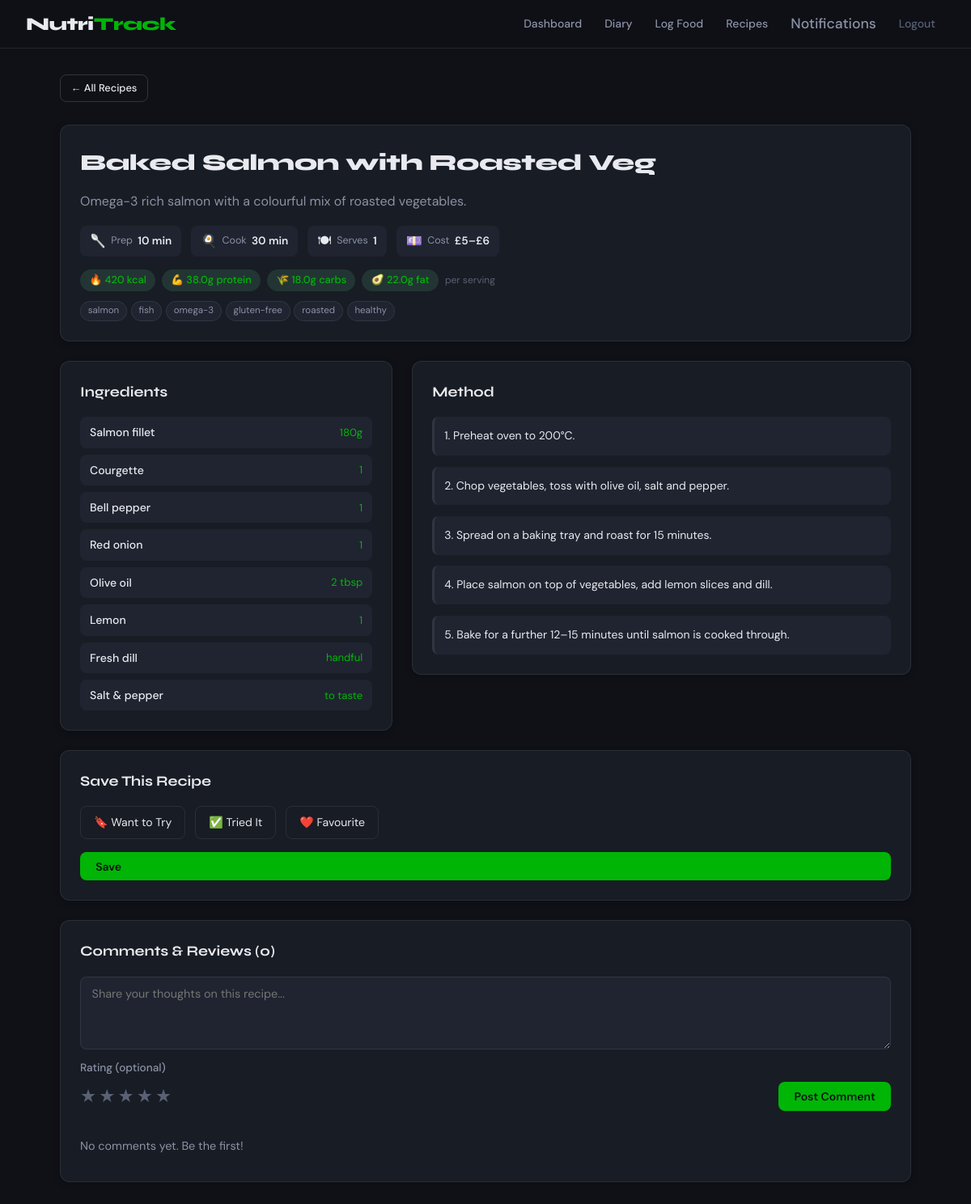
/recipe/4 (signed in), run on the app's committed database.
### app.py (models this page shows, shortened)
class Recipe(db.Model):
    id = db.Column(db.Integer, primary_key=True)
    title = db.Column(db.String(200), nullable=False)
    description = db.Column(db.Text, nullable=True)
    ingredients = db.Column(db.Text, nullable=False)  # stored as JSON string
    instructions = db.Column(db.Text, nullable=False)
    cook_time_mins = db.Column(db.Integer, nullable=True)
    prep_time_mins = db.Column(db.Integer, nullable=True)
    servings = db.Column(db.Integer, nullable=True, default=2)
    cost_estimate = db.Column(db.String(20), nullable=True)
    calories_per_serving = db.Column(db.Float, nullable=True)
    protein_per_serving = db.Column(db.Float, nullable=True)
    carbs_per_serving = db.Column(db.Float, nullable=True)
    fat_per_serving = db.Column(db.Float, nullable=True)
    tags = db.Column(db.String(300), nullable=True)  # comma separated
    image_url = db.Column(db.String(500), nullable=True)
    created_by = db.Column(db.Integer, db.ForeignKey("user.id"), nullable=True)
    created = db.Column(db.DateTime, default=datetime.utcnow)
    comments = db.relationship("RecipeComment", backref="recipe", lazy=True)
    def average_rating(self):
        if not self.comments:
            return None
        rated = [c.rating for c in self.comments if c.rating is not None]
        if not rated:
            return None
        return round(sum(rated) / len(rated), 1)

### app.py (the view)
@app.route("/recipe/<int:recipe_id>")
@login_required
def view_recipe(recipe_id):
    user = get_current_user()
    recipe = Recipe.query.get_or_404(recipe_id)
    comments = RecipeComment.query.filter_by(recipe_id=recipe_id).order_by(
        RecipeComment.created.desc()
    ).all()
    ingredients = json.loads(recipe.ingredients) if recipe.ingredients else []
    return render_template("view-recipe.html", user=user, recipe=recipe,
                           ingredients=ingredients, comments=comments)

### app.py (called while the page is built)
def login_required(f):
    @wraps(f)
    def decorated(*args, **kwargs):
        user = get_current_user()
        if user is None:
            session.clear()
            flash("Please log in to access this page.", "warning")
            return redirect(url_for("login"))
        return f(*args, **kwargs)
    return decorated

def get_current_user():
    if "user_id" not in session:
        return None
    user = User.query.get(session["user_id"])
    if user is None:
        session.clear()
        return None
    return user

@app.context_processor
def inject_globals():
    return {
        "current_user": get_current_user()
    }

### templates/view-recipe.html (shortened to what this page needs)
{% extends "base.html" %}
{% block content %}
<div class="page-header">
    <a href="{{ url_for('recipes') }}" class="btn btn-outline btn-sm">← All Recipes</a>
</div>
<div class="recipe-detail-header card">
    <div class="recipe-detail-title-row">
        <h1 class="recipe-detail-title">{{ recipe.title }}</h1>
    </div>
    {% if recipe.description %}
        <p class="recipe-detail-desc">{{ recipe.description }}</p>
    {% endif %}
    <div class="recipe-info-chips">
        {% if recipe.prep_time_mins %}
            <div class="info-chip">
                <span class="chip-icon">🥄</span>
                <span class="chip-label">Prep</span>
                <span class="chip-value">{{ recipe.prep_time_mins }} min</span>
            </div>
        {% endif %}
        {% if recipe.cook_time_mins %}
            <div class="info-chip">
                <span class="chip-icon">🍳</span>
                <span class="chip-label">Cook</span>
                <span class="chip-value">{{ recipe.cook_time_mins }} min</span>
            </div>
        {% endif %}
        {% if recipe.servings %}
            <div class="info-chip">
                <span class="chip-icon">🍽</span>
                <span class="chip-label">Serves</span>
                <span class="chip-value">{{ recipe.servings }}</span>
            </div>
        {% endif %}
        {% if recipe.cost_estimate %}
            <div class="info-chip">
                <span class="chip-icon">💷</span>
                <span class="chip-label">Cost</span>
                <span class="chip-value">{{ recipe.cost_estimate }}</span>
            </div>
        {% endif %}
    </div>
    {% if recipe.calories_per_serving %}
    <div class="recipe-nutrition-strip">
        <div class="nutrition-chip">🔥 {{ recipe.calories_per_serving | int }} kcal</div>
        {% if recipe.protein_per_serving %}<div class="nutrition-chip">💪 {{ recipe.protein_per_serving }}g protein</div>{% endif %}
        {% if recipe.carbs_per_serving %}<div class="nutrition-chip">🌾 {{ recipe.carbs_per_serving }}g carbs</div>{% endif %}
        {% if recipe.fat_per_serving %}<div class="nutrition-chip">🥑 {{ recipe.fat_per_serving }}g fat</div>{% endif %}
        <small class="per-serving-note">per serving</small>
    </div>
    {% endif %}
    {% if recipe.tags %}
    <div class="recipe-tags">
        {% for t in recipe.tags.split(',') %}
            <a href="{{ url_for('recipes', tag=t.strip()) }}" class="tag">{{ t.strip() }}</a>
        {% endfor %}
    </div>
    {% endif %}
</div>
<div class="recipe-body">
    <div class="card recipe-section">
        <h2 class="card-title">Ingredients</h2>
        <ul class="ingredient-list">
            {% for ing in ingredients %}
            <li class="ingredient-item">
                <span class="ingredient-name">{{ ing.name }}</span>
                <span class="ingredient-amount">{{ ing.amount }}</span>
            </li>
            {% endfor %}
        </ul>
    </div>
    <div class="card recipe-section">
        <h2 class="card-title">Method</h2>
        <div class="instructions">
            {% for step in recipe.instructions.split('\n') %}
                {% if step.strip() %}
                    <p class="instruction-step">{{ step.strip() }}</p>
                {% endif %}
            {% endfor %}
        </div>
    </div>
</div>
{% if session.role == 'subscriber' %}
<div class="card section-gap">
    <h2 class="card-title">Save This Recipe</h2>
    <form method="POST" action="{{ url_for('save_recipe', recipe_id=recipe.id) }}" class="save-form">
        <div class="save-options">
            {% for status, label, icon in [('want_to_try','Want to Try','🔖'), ('tried','Tried It','✅'), ('favourite','Favourite','❤️')] %}
            <label class="save-option {% if saved_status == status %}save-option--active{% endif %}">
                <span>{{ icon }} {{ label }}</span>
            </label>
            {% endfor %}
        </div>
        <button type="submit" class="btn btn-primary">Save</button>
    </form>
</div>
{% endif %}
<div class="card section-gap">
    <h2 class="card-title">Comments & Reviews ({{ comments | length }})</h2>
    <form method="POST" action="{{ url_for('add_recipe_comment', recipe_id=recipe.id) }}" class="comment-form">
        <div class="form-group">
            <textarea name="comment" rows="3" placeholder="Share your thoughts on this recipe..." required></textarea>
        </div>
        <div class="form-row rating-row">
            <div class="form-group">
                <label>Rating (optional)</label>
                <div class="star-rating">
                    {% for i in range(1, 6) %}
                    <label class="star-label">
                        <span class="star">★</span>
                    </label>
                    {% endfor %}
                </div>
            </div>
            <button type="submit" class="btn btn-primary">Post Comment</button>
        </div>
    </form>
    <div class="comments-list section-gap">
        {% for c in comments %}
        <div class="comment-item">
            <div class="comment-meta">
                <span class="comment-author">{{ c.user.full_name }}</span>
                {% if c.rating %}
                    <span class="comment-rating">
                        {% for i in range(c.rating) %}⭐{% endfor %}
                    </span>
                {% endif %}
                <span class="comment-date">{{ c.created.strftime('%d %b %Y') }}</span>
            </div>
            <p class="comment-text">{{ c.comment }}</p>
        </div>
        {% else %}
        <p class="empty-state-text">No comments yet. Be the first!</p>
        {% endfor %}
    </div>
</div>
{% endblock %}

### data on the page
Recipe: title "Baked Salmon with Roasted Veg", description "Omega-3 rich salmon with a colourful mix of roasted vegetables.", prep_time_mins "10", cook_time_mins "30", servings "1", cost_estimate "£5–£6", calories_per_serving "420", protein_per_serving "38.0", carbs_per_serving "18.0", fat_per_serving "22.0"

### other printed values
{{ t.strip() }} "salmon" "fish" "omega-3" "gluten-free" "roasted" "healthy"
{{ ing.name }} "Salmon fillet" "Courgette" "Bell pepper" "Red onion" "Olive oil" "Lemon" "Fresh dill" "Salt & pepper"
{{ ing.amount }} "180g" "1" "1" "1" "2 tbsp" "1" "handful" "to taste"
{{ step.strip() }} "1. Preheat oven to 200°C." "2. Chop vegetables, toss with olive oil, salt and pepper." "3. Spread on a baking tray and roast for 15 minutes." "4. Place salmon on top of vegetables, add lemon slices and dill." "5. Bake for a further 12–15 minutes until salmon is cooked through."
{{ icon }} "🔖" "✅" "❤️"
{{ label }} "Want to Try" "Tried It" "Favourite"
{{ comments | length }} "0"
